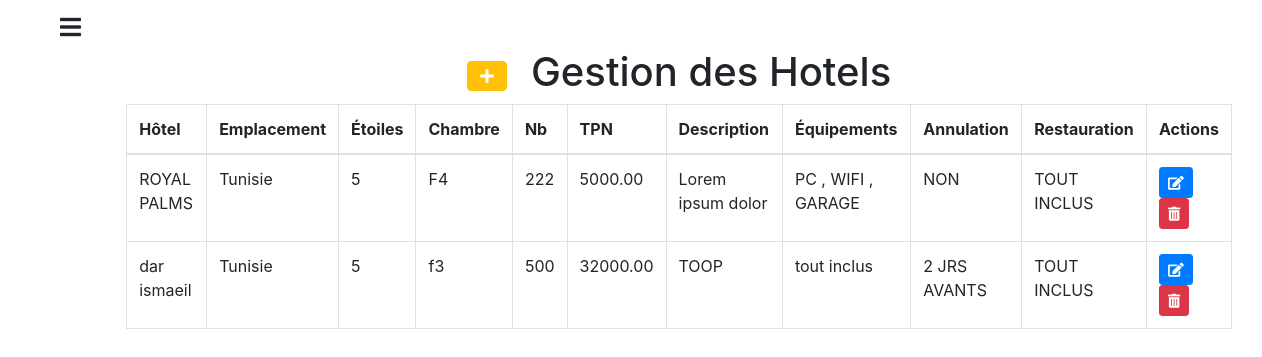
/admin/hotels.php (signed in), run on the app's committed database.
### tables this page shows
CREATE TABLE `hotels` (
  `id` int(11) NOT NULL,
  `nom_hotel` varchar(255) NOT NULL,
  `emplacement` varchar(255) NOT NULL,
  `etoiles` int(11) DEFAULT NULL,
  `type_chambre` varchar(255) DEFAULT NULL,
  `nombre_chambres_dispo` int(11) DEFAULT NULL,
  `tarif_nuit` decimal(10,2) DEFAULT NULL,
  `description` text DEFAULT NULL,
  `equipements` text DEFAULT NULL,
  `politique_annulation` text DEFAULT NULL,
  `options_restauration` text DEFAULT NULL
);

### admin/hotels.php (the view, shortened to what this page needs)
<?php
include "config.php";
?>
<?php include "layouts/sidebar.php"; ?>
<main id="content" class="content active ms-sm-auto  mt-5">
    <div class="row align-items-center justify-content-center">
        <button type="button" class="btn btn-warning text-white d-flex justify-content-center" data-toggle="modal" data-target="#ajoutHotelModal">
            <i class="fa fa-plus"></i>
        </button>
        <h1 class="ml-4">Gestion des Hotels</h1>
    </div>
    <div class="container-fluid">
        <table class="table table-bordered">
            <thead>
                <tr>
                    <th>Hôtel</th>
                    <th>Emplacement</th>
                    <th>Étoiles</th>
                    <th>Chambre</th>
                    <th>Nb</th>
                    <th>TPN</th>
                    <th>Description</th>
                    <th>Équipements</th>
                    <th>Annulation</th>
                    <th>Restauration</th>
                    <th>Actions</th>
                </tr>
            </thead>
            <tbody>
                <?php
                $query = "SELECT * FROM hotels";
                $result = $conn->query($query);
                if ($result->num_rows > 0) {
                    while ($row = $result->fetch_assoc()) {
                        echo "<tr>";
                        echo "<td>" . $row["nom_hotel"] . "</td>";
                        echo "<td>" . $row["emplacement"] . "</td>";
                        echo "<td>" . $row["etoiles"] . "</td>";
                        echo "<td>" . $row["type_chambre"] . "</td>";
                        echo "<td>" . $row["nombre_chambres_dispo"] . "</td>";
                        echo "<td>" . $row["tarif_nuit"] . "</td>";
                        echo "<td>" . $row["description"] . "</td>";
                        echo "<td>" . $row["equipements"] . "</td>";
                        echo "<td>" . $row["politique_annulation"] . "</td>";
                        echo "<td>" . $row["options_restauration"] . "</td>";
                        echo "<td>";
                        echo "<button class='btn btn-primary btn-sm editBtn' data-toggle='modal' data-target='#editHotelModal'
                        data-id='" . $row['id'] . "'
                        data-nom_hotel='" . htmlspecialchars($row['nom_hotel'], ENT_QUOTES) . "'
                        data-emplacement='" . htmlspecialchars($row['emplacement'], ENT_QUOTES) . "'
                        data-etoiles='" . $row['etoiles'] . "'
                        data-type_chambre='" . htmlspecialchars($row['type_chambre'], ENT_QUOTES) . "'
                        data-nombre_chambres_dispo='" . $row['nombre_chambres_dispo'] . "'
                        data-tarif_nuit='" . $row['tarif_nuit'] . "'
                        data-description='" . htmlspecialchars($row['description'], ENT_QUOTES) . "'
                        data-equipements='" . htmlspecialchars($row['equipements'], ENT_QUOTES) . "'
                        data-politique_annulation='" . htmlspecialchars($row['politique_annulation'], ENT_QUOTES) . "'
                        data-options_restauration='" . htmlspecialchars($row['options_restauration'], ENT_QUOTES) . "'><i class='fas fa-edit'></i>
                        </button>";
                        echo "<a href='?delete=" . $row['id'] . "' class='btn btn-danger btn-sm'><i class='fas fa-trash-alt'></i></a>";
                        echo "</td>";
                        echo "</tr>";
                    }
                }
                ?>
            </tbody>
        </table>
    </div>
</main>
<?php include "layouts/footer.php" ?>

### admin/layouts/header.php (style rules this page uses)
.content { margin-left: 300px; }
.content.active { margin-left: 10% !important; }

### data on the page
hotels: nom_hotel "ROYAL PALMS", emplacement "Tunisie", etoiles "5", type_chambre "F4", nombre_chambres_dispo "222", tarif_nuit "5000.00", description "Lorem ipsum dolor", equipements "PC , WIFI , GARAGE", politique_annulation "NON", options_restauration "TOUT INCLUS"
hotels: nom_hotel "dar ismaeil", emplacement "Tunisie", etoiles "5", type_chambre "f3", nombre_chambres_dispo "500", tarif_nuit "32000.00", description "TOOP", equipements "tout inclus", politique_annulation "2 JRS AVANTS", options_restauration "TOUT INCLUS"
